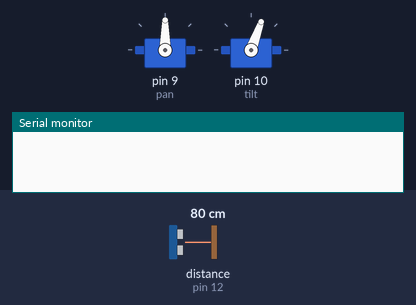
Simulated run of this sketch. Board: Arduino Uno, built with avr-gcc and run on an emulated ATmega328P. Shown: 2 × servo, the last lines printed to the serial monitor. Wiring (inferred from the names in the program): ultrasonic range finder: trigger pin 11; echo pin 12. Inputs (shaded band) come from the test bench; at power-on: distance to the obstacle (sensor on pin 12) 80 cm. The echo pulse lasts 58.3 µs per cm.

Above: at 0.1 s.
2.3 s: distance to the obstacle (sensor on pin 12) set to 2 cm
At 2.76 s:
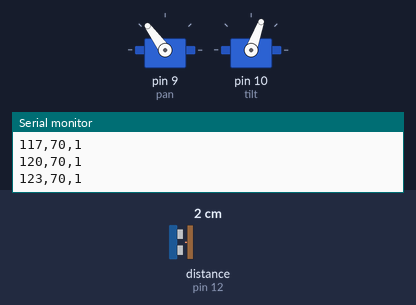
5.3 s: distance to the obstacle (sensor on pin 12) set to 120 cm
At 5.88 s:
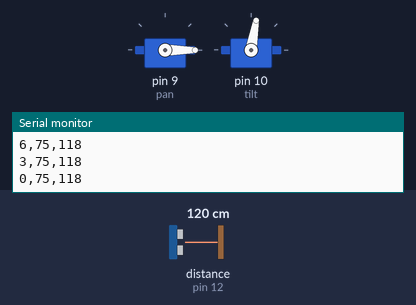
8.3 s: distance to the obstacle (sensor on pin 12) set to 250 cm
At 8.65 s:
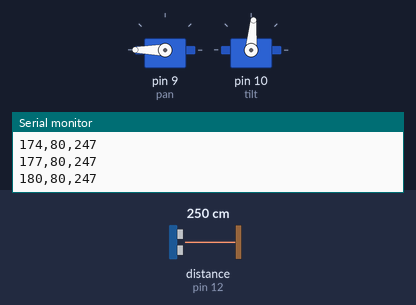
11.3 s: distance to the obstacle (sensor on pin 12) set to 299 cm
14.3 s: distance to the obstacle (sensor on pin 12) set to 4 cm
At 15.35 s:
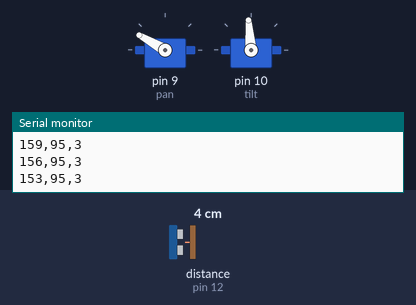
17.3 s: distance to the obstacle (sensor on pin 12) set to 35 cm
Timing chart, 0 to 24.1 s (numbered marks = the images above; inputs shaded):
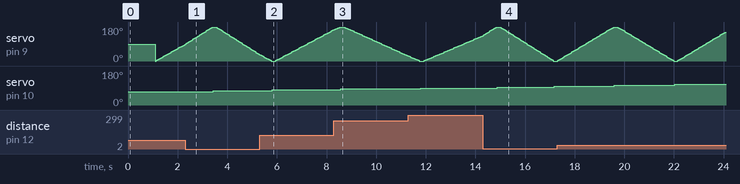

Measured:
- after the input at 14.3 s, servo on pin 10 (tilt): 90° → 95° after 0.58 s instead of 0.85 s

The sketch:

a1.ino
```cpp
#include <Servo.h>

Servo pan;
Servo tilt;

const int trigPin = 11;
const int echoPin = 12;

void setup() {
  Serial.begin(9600);
  pan.attach(9);
  tilt.attach(10);
  pinMode(trigPin, OUTPUT);
  pinMode(echoPin, INPUT);

  pan.write(90);
  tilt.write(70);
  delay(1000);
}

void loop() {
  for (int t = 70; t <= 130; t += 5) {
    tilt.write(t);
    delay(100);
    if ((t / 5) % 2 == 0) {
      for (int p = 0; p <= 180; p += 3) {
        scan(p, t);
      }
    } else {
      for (int p = 180; p >= 0; p -= 3) {
        scan(p, t);
      }
    }
  }
  Serial.println("SCAN_COMPLETE");
  while(1); // Stop
}

void scan(int p, int t) {
  pan.write(p);
  delay(35);

  long dist = getDistance();
  Serial.print(p);
  Serial.print(",");
  Serial.print(t);
  Serial.print(",");
  Serial.println(dist);
}

long getDistance() {
  digitalWrite(trigPin, LOW);
  delayMicroseconds(2);
  digitalWrite(trigPin, HIGH);
  delayMicroseconds(10);
  digitalWrite(trigPin, LOW);
  long duration = pulseIn(echoPin, HIGH, 30000);
  return duration * 0.034 / 2;
}
```
